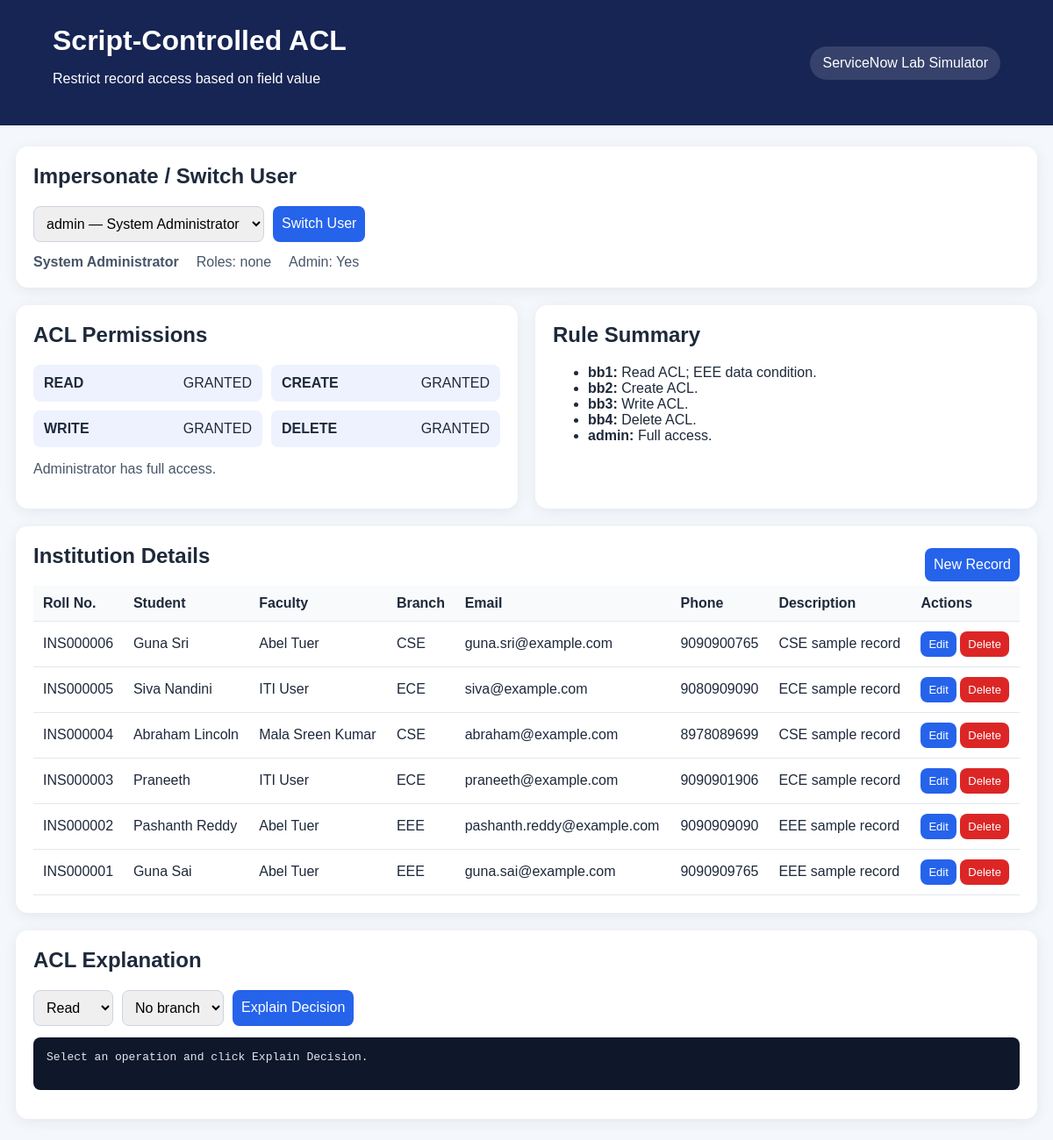
The page / on the database its author committed.
### tables this page shows
CREATE TABLE users (
        id INTEGER PRIMARY KEY AUTOINCREMENT,
        user_id TEXT UNIQUE NOT NULL,
        first_name TEXT NOT NULL,
        last_name TEXT NOT NULL,
        email TEXT NOT NULL,
        is_admin INTEGER NOT NULL DEFAULT 0
    );

CREATE TABLE institution_details (
        id INTEGER PRIMARY KEY AUTOINCREMENT,
        student_roll_number TEXT UNIQUE NOT NULL,
        student_name TEXT NOT NULL,
        faculty_name TEXT NOT NULL,
        branch TEXT NOT NULL CHECK(branch IN ('ECE','EEE','CSE')),
        email TEXT NOT NULL,
        phone_number TEXT NOT NULL,
        description TEXT NOT NULL DEFAULT ''
    );

### app/main.py (the view)
@app.get("/", response_class=HTMLResponse)
def index(request: Request, user = Depends(get_current_user)):
    records = fetch_records(user)
    return templates.TemplateResponse(
        request=request,
        name="index.html",
        context={
            "user": user,
            "users": list_users(),
            "records": records,
            "can_create": can_create(user).allowed,
            "can_write": can_write(user).allowed,
            "can_delete": can_delete(user).allowed,
            "read_decision": can_read(user),
            "message": request.query_params.get("message"),
        }
    )

### app/templates/index.html (shortened to what this page needs)
<!doctype html>
<html lang="en">
<head>
  <link rel="stylesheet" href="{{ url_for('static', path='style.css') }}">
</head>
<body>
<header>
  <div>
    <h1>Script-Controlled ACL</h1>
    <p>Restrict record access based on field value</p>
  </div>
  <span class="badge">ServiceNow Lab Simulator</span>
</header>
<main>
  <section class="card">
    <h2>Impersonate / Switch User</h2>
    <form method="post" action="/switch-user" class="switch">
      <select name="user_id">
        {% for u in users %}
        <option value="{{u.user_id}}" {% if u.user_id == user.user_id %}selected{% endif %}>
          {{u.user_id}} — {{u.first_name}} {{u.last_name}}
        </option>
        {% endfor %}
      </select>
      <button>Switch User</button>
    </form>
    <div class="user-info">
      <strong>{{user.first_name}} {{user.last_name}}</strong>
      <span>Roles: {{ ", ".join(user.roles) if user.roles else "none" }}</span>
      <span>Admin: {{ "Yes" if user.is_admin else "No" }}</span>
    </div>
  </section>
  <section class="grid">
    <div class="card">
      <h2>ACL Permissions</h2>
      <div class="permissions">
        <div><b>READ</b><span>{{ "GRANTED" if read_decision.allowed else "DENIED" }}</span></div>
        <div><b>CREATE</b><span>{{ "GRANTED" if can_create else "DENIED" }}</span></div>
        <div><b>WRITE</b><span>{{ "GRANTED" if can_write else "DENIED" }}</span></div>
        <div><b>DELETE</b><span>{{ "GRANTED" if can_delete else "DENIED" }}</span></div>
      </div>
      <p class="hint">{{ read_decision.reason }}</p>
    </div>
    <div class="card">
      <h2>Rule Summary</h2>
      <ul>
        <li><b>bb1:</b> Read ACL; EEE data condition.</li>
        <li><b>bb2:</b> Create ACL.</li>
        <li><b>bb3:</b> Write ACL.</li>
        <li><b>bb4:</b> Delete ACL.</li>
        <li><b>admin:</b> Full access.</li>
      </ul>
    </div>
  </section>
  <section class="card">
    <div class="section-title">
      <h2>Institution Details</h2>
      {% if can_create %}
      <button onclick="openCreate()">New Record</button>
      {% endif %}
    </div>
    {% if records %}
    <div class="table-wrap">
      <table>
        <thead><tr>
          <th>Roll No.</th><th>Student</th><th>Faculty</th><th>Branch</th>
          <th>Email</th><th>Phone</th><th>Description</th><th>Actions</th>
        </tr></thead>
        <tbody>
        {% for r in records %}
          <tr data-id="{{r.id}}">
            <td>{{r.student_roll_number}}</td><td>{{r.student_name}}</td>
            <td>{{r.faculty_name}}</td><td>{{r.branch}}</td><td>{{r.email}}</td>
            <td>{{r.phone_number}}</td><td>{{r.description}}</td>
            <td>
              {% if can_write %}<button class="small" onclick='openEdit({{r|tojson}})'>Edit</button>{% endif %}
              {% if can_delete %}<button class="small danger" onclick="deleteRecord({{r.id}})">Delete</button>{% endif %}
            </td>
          </tr>
        {% endfor %}
        </tbody>
      </table>
    </div>
    {% else %}
      <div class="empty">No records to display for this user.</div>
    {% endif %}
  </section>
  <section class="card">
    <h2>ACL Explanation</h2>
    <div class="explain-row">
      <select id="operation">
        <option value="read">Read</option><option value="create">Create</option>
      </select>
      <select id="branch"><option value="">No branch</option><option>EEE</option><option>ECE</option><option>CSE</option></select>
      <button onclick="explainAccess()">Explain Decision</button>
    </div>
    <pre id="explanation">Select an operation and click Explain Decision.</pre>
  </section>
</main>
</body>
</html>

### app/static/style.css (style rules this page uses)
* { box-sizing:border-box }
body { margin:0;font-family:Arial,sans-serif;background:#f4f7fb;color:#1e293b }
header { background:#172554;color:white;padding:28px 5%;display:flex;justify-content:space-between;align-items:center }
header h1 { margin:0 0 6px }
.badge { background:#ffffff22;padding:10px 14px;border-radius:20px }
main { max-width:1250px;margin:24px auto;padding:0 18px }
.card { background:white;border-radius:14px;padding:20px;margin-bottom:20px;box-shadow:0 3px 16px #00000012 }
h2 { margin-top:0 }
.switch,.explain-row { display:flex;gap:10px;flex-wrap:wrap }
select,input,textarea,button { font:inherit;padding:10px;border:1px solid #cbd5e1;border-radius:8px }
button { background:#2563eb;color:white;border:0;cursor:pointer }
.user-info { display:flex;gap:20px;margin-top:14px;flex-wrap:wrap;color:#475569 }
.grid { display:grid;grid-template-columns:1fr 1fr;gap:20px }
.permissions { display:grid;grid-template-columns:1fr 1fr;gap:10px }
.permissions div { padding:12px;border-radius:8px;background:#eef2ff;display:flex;justify-content:space-between }
.hint { color:#475569 }
.section-title { display:flex;justify-content:space-between;align-items:center }
.table-wrap { overflow:auto }
table { border-collapse:collapse;width:100%;min-width:950px }
th,td { padding:11px;border-bottom:1px solid #e2e8f0;text-align:left }
th { background:#f8fafc }
.small { padding:7px 9px;font-size:13px }
.danger { background:#dc2626 }
pre { white-space:pre-wrap;background:#0f172a;color:#e2e8f0;padding:15px;border-radius:8px;min-height:60px }

### rows shown on the page
users: first_name "System", last_name "Administrator", is_admin "Yes"
institution_details: student_roll_number "INS000006", student_name "Guna Sri", faculty_name "Abel Tuer", branch "CSE", email "guna.sri@example.com", phone_number "9090900765", description "CSE sample record"
institution_details: student_roll_number "INS000005", student_name "Siva Nandini", faculty_name "ITI User", branch "ECE", email "siva@example.com", phone_number "9080909090", description "ECE sample record"
institution_details: student_roll_number "INS000004", student_name "Abraham Lincoln", faculty_name "Mala Sreen Kumar", branch "CSE", email "abraham@example.com", phone_number "8978089699", description "CSE sample record"
institution_details: student_roll_number "INS000003", student_name "Praneeth", faculty_name "ITI User", branch "ECE", email "praneeth@example.com", phone_number "9090901906", description "ECE sample record"
institution_details: student_roll_number "INS000002", student_name "Pashanth Reddy", faculty_name "Abel Tuer", branch "EEE", email "pashanth.reddy@example.com", phone_number "9090909090", description "EEE sample record"
institution_details: student_roll_number "INS000001", student_name "Guna Sai", faculty_name "Abel Tuer", branch "EEE", email "guna.sai@example.com", phone_number "9090909765", description "EEE sample record"

### other values the page prints
{{ ", ".join(user.roles) if user.roles else "none" }} "none"
{{ "GRANTED" if read_decision.allowed else "DENIED" }} "GRANTED"
{{ "GRANTED" if can_create else "DENIED" }} "GRANTED"
{{ "GRANTED" if can_write else "DENIED" }} "GRANTED"
{{ "GRANTED" if can_delete else "DENIED" }} "GRANTED"
{{ read_decision.reason }} "Administrator has full access."
form field user_id "admin — System Administrator"
